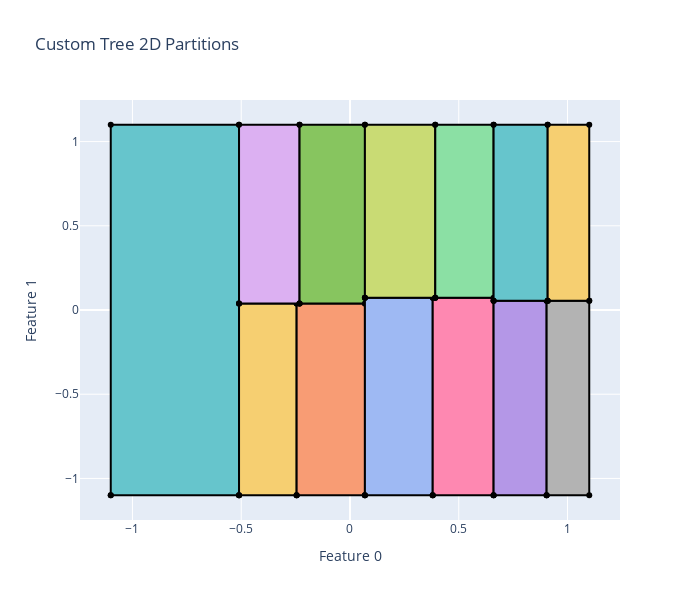
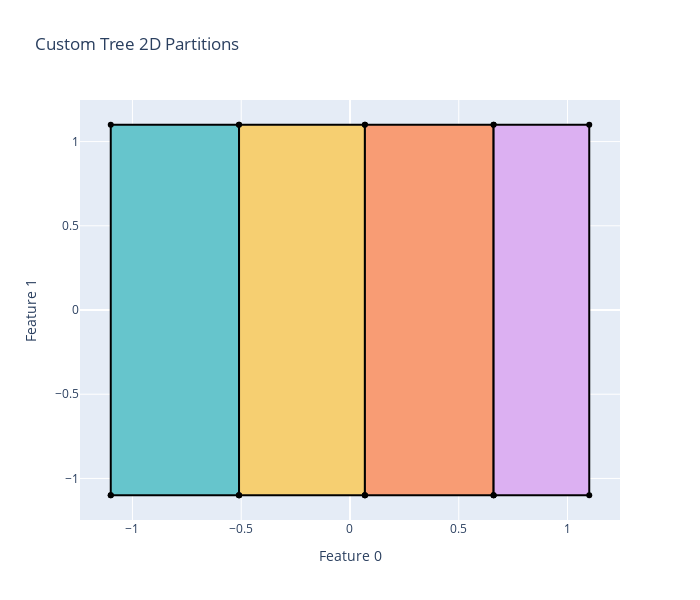
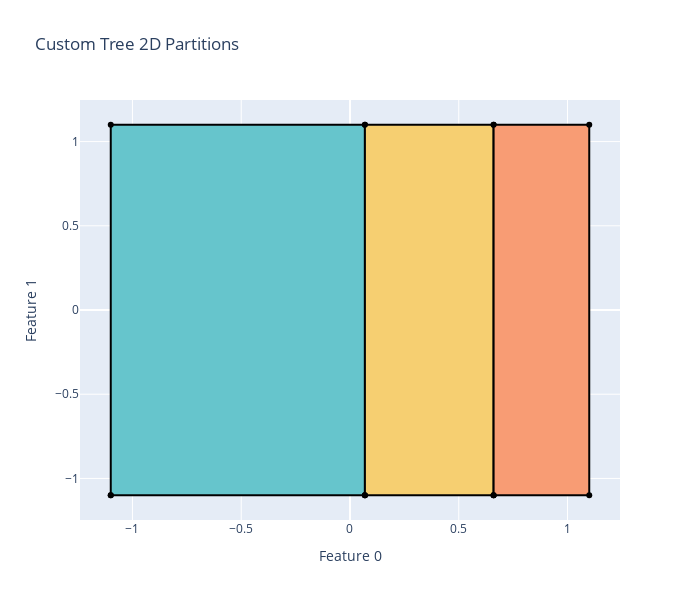
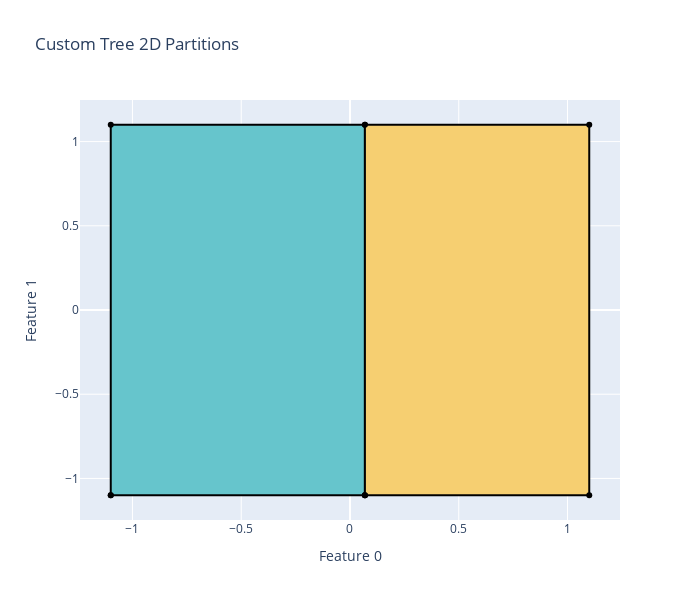

The code cell stored with these charts, in order, in its notebook:
### Code cell
# Create a results list to accumulate all experiments
all_results = []

for system_name in dataset_paths:
    print(f"System Name = {system_name}")
    read_df = pd.read_csv(dataset_paths[system_name])
    read_df_dim = read_df.shape[1]
    X_attribute_count = int(read_df_dim/2)
    Y_class_count = int(read_df_dim/2)
    X_read = read_df.iloc[:, :X_attribute_count].values
    y_read = read_df.iloc[:, X_attribute_count:X_attribute_count + Y_class_count].values
    
    X_train, X_test, y_train, y_test = train_test_split(
        X_read, y_read, test_size=0.3, random_state=42
    )
    
    max_depth_for_experiment = [ 4]# , 6, 8, 10, 15]
    for max_depth_item in max_depth_for_experiment:
        print(f"Max Depth = {max_depth_item}")
        dt_model_tree = DecisionTreeRegressor(
            max_depth= max_depth_item, 
            min_samples_leaf=1,
            random_state=42
        )
        
        dt_model_tree.fit(X_train, y_train)

        NRMSE_Train_Tree = normalized_root_mean_square_error(y_true=y_train, y_pred= dt_model_tree.predict(X_train))
        NRMSE_Test_Tree = normalized_root_mean_square_error(y_true=y_test, y_pred= dt_model_tree.predict(X_test))
        print(f"NRMSE Training using Tree = {NRMSE_Train_Tree}")
        print(f"NRMSE Testing using Tree = {NRMSE_Test_Tree}")


        print("Converting Decision Tree to Custom Tree")
        # Converting Decision Tree Regressor To Custom Tree
        custom_tree = sklearn_tree_to_custom_tree(dt_model_tree, X_train)
        print(f"Number of Nodes = {custom_tree.num_nodes()}\nNumber of Leaves = {custom_tree.num_leaves()}\nDepth of Tree = {custom_tree.compute_max_depth()}")
        print("Optimizing Original Leaves")
        for leaf in custom_tree.get_leaves():
            M_val, m0_val, h_val = gurobi_minimax(
                X_train[leaf.sample_indices],
                y_train[leaf.sample_indices],
            )
        
            leaf.h = h_val
            leaf.M = M_val
            leaf.M_0 = m0_val
        print("Evaluating The Affine Model Tree Before Pruning")
        NRMSE_Train_Affine_before = normalized_root_mean_square_error(y_true=y_train, y_pred= predict_with_minmax_model(custom_tree=custom_tree, X=X_train))
        NRMSE_Test_Affine_before = normalized_root_mean_square_error(y_true=y_test, y_pred= predict_with_minmax_model(custom_tree=custom_tree, X=X_test))
        print(f"NRMSE Training using Affine Before Pruning = {NRMSE_Train_Affine_before}")
        print(f"NRMSE Testing using Affine Before Pruning = {NRMSE_Test_Affine_before}")
        cost_functions = ["basic", "average"]
        alphas = [0.001, 0.01, 0.05, 0.1, 0.5]
        for cost_function_item in cost_functions:
            print(f"Cost Function = {cost_function_item}")
            for alpha in alphas:
                print(f"Selected alpha value = {alpha}")
                tree_copy = copy_custom_tree(custom_tree)
                cost_fn = get_custom_cost_function(alpha, cost_type=cost_function_item)
                print("BEFORE")
                nodes_before = tree_copy.num_nodes()
                print("nodes :", nodes_before)
                leaves_before = tree_copy.num_leaves()
                print("leaves:", leaves_before)
                depth_before = tree_copy.compute_max_depth()
                print("depth :", depth_before)
                global_greedy_prune_with_custom_cost(tree_copy, X_train, y_train, cost_fn, plot_tree_each_iteration=False, alpha = alpha, verbose=False)
                
                print("\nAFTER")
                nodes_after = tree_copy.num_nodes()
                print("nodes :", nodes_after)
                leaves_after = tree_copy.num_leaves()
                print("leaves:", leaves_after)
                depth_after = tree_copy.compute_max_depth()
                print("depth :", depth_after)
                NRMSE_Train_Affine_after = normalized_root_mean_square_error(y_true=y_train, y_pred= predict_with_minmax_model(custom_tree=tree_copy, X=X_train))
                NRMSE_Test_Affine_after = normalized_root_mean_square_error(y_true=y_test, y_pred= predict_with_minmax_model(custom_tree=tree_copy, X=X_test))
                print(f"NRMSE Training using Tree = {NRMSE_Train_Affine_after}")
                print(f"NRMSE Testing using Tree = {NRMSE_Test_Affine_after}")

                visualize_custom_tree(tree=tree_copy, save_path=f"graphs/trees/{system_name}/{max_depth_item}/{cost_function_item}/{system_name}-{alpha}.png")
                plot_tree_partitions_plotly(tree_copy, X_train, save_path=f"graphs/partitions/{system_name}/{max_depth_item}/{cost_function_item}/{system_name}-{alpha}.png")
                # Save results
                all_results.append({
                    "system_name": system_name,
                    "max_depth": max_depth_item,
                    "cost_function": cost_function_item,
                    "alpha": alpha,
                    "nodes_before": nodes_before,
                    "leaves_before": leaves_before,
                    "depth_before": depth_before,
                    "nodes_after": nodes_after,
                    "leaves_after": leaves_after,
                    "depth_after": depth_after,
                    "NRMSE_Train_Tree": NRMSE_Train_Tree,
                    "NRMSE_Test_Tree": NRMSE_Test_Tree,
                    "NRMSE_Train_Affine_before": NRMSE_Train_Affine_before,
                    "NRMSE_Test_Affine_before": NRMSE_Test_Affine_before,
                    "NRMSE_Train_Affine_after": NRMSE_Train_Affine_after,
                    "NRMSE_Test_Affine_after": NRMSE_Test_Affine_after
                })

# Save all results to CSV and JSON for future analysis
results_df = pd.DataFrame(all_results)
results_csv_path = "custom_tree_experiments_results.csv"
results_json_path = "custom_tree_experiments_results.json"

results_df.to_csv(results_csv_path, index=False)
results_df.to_json(results_json_path, orient="records", lines=True)

print(f"Results saved to {results_csv_path} and {results_json_path}")

### Figure 1 — Plotly figure (JSON) as saved in the notebook; plotly's stock layout.template omitted (floating-point values rounded to 4 significant figures)
{"data": [{"fill": "toself", "fillcolor": "rgb(102, 197, 204)", "line": {"color": "black"}, "name": "Leaf 2", "showlegend": false, "type": "scatter", "x": [-1.1, -0.51, -0.51, -1.1, -1.1], "y": [-1.1, -1.1, 1.1, 1.1, -1.1]}, {"fill": "toself", "fillcolor": "rgb(246, 207, 113)", "line": {"color": "black"}, "name": "Leaf 11", "showlegend": false, "type": "scatter", "x": [-0.51, -0.2453, -0.2453, -0.51, -0.51], "y": [-1.1, -1.1, 0.03838, 0.03838, -1.1]}, {"fill": "toself", "fillcolor": "rgb(248, 156, 116)", "line": {"color": "black"}, "name": "Leaf 12", "showlegend": false, "type": "scatter", "x": [-0.2453, 0.06859, 0.06859, -0.2453, -0.2453], "y": [-1.1, -1.1, 0.03838, 0.03838, -1.1]}, {"fill": "toself", "fillcolor": "rgb(220, 176, 242)", "line": {"color": "black"}, "name": "Leaf 14", "showlegend": false, "type": "scatter", "x": [-0.51, -0.2318, -0.2318, -0.51, -0.51], "y": [0.03838, 0.03838, 1.1, 1.1, 0.03838]}, {"fill": "toself", "fillcolor": "rgb(135, 197, 95)", "line": {"color": "black"}, "name": "Leaf 15", "showlegend": false, "type": "scatter", "x": [-0.2318, 0.06859, 0.06859, -0.2318, -0.2318], "y": [0.03838, 0.03838, 1.1, 1.1, 0.03838]}, {"fill": "toself", "fillcolor": "rgb(158, 185, 243)", "line": {"color": "black"}, "name": "Leaf 19", "showlegend": false, "type": "scatter", "x": [0.06859, 0.3803, 0.3803, 0.06859, 0.06859], "y": [-1.1, -1.1, 0.07228, 0.07228, -1.1]}, {"fill": "toself", "fillcolor": "rgb(254, 136, 177)", "line": {"color": "black"}, "name": "Leaf 20", "showlegend": false, "type": "scatter", "x": [0.3803, 0.6601, 0.6601, 0.3803, 0.3803], "y": [-1.1, -1.1, 0.07228, 0.07228, -1.1]}, {"fill": "toself", "fillcolor": "rgb(201, 219, 116)", "line": {"color": "black"}, "name": "Leaf 22", "showlegend": false, "type": "scatter", "x": [0.06859, 0.392, 0.392, 0.06859, 0.06859], "y": [0.07228, 0.07228, 1.1, 1.1, 0.07228]}, {"fill": "toself", "fillcolor": "rgb(139, 224, 164)", "line": {"color": "black"}, "name": "Leaf 23", "showlegend": false, "type": "scatter", "x": [0.392, 0.6601, 0.6601, 0.392, 0.392], "y": [0.07228, 0.07228, 1.1, 1.1, 0.07228]}, {"fill": "toself", "fillcolor": "rgb(180, 151, 231)", "line": {"color": "black"}, "name": "Leaf 26", "showlegend": false, "type": "scatter", "x": [0.6601, 0.9039, 0.9039, 0.6601, 0.6601], "y": [-1.1, -1.1, 0.05512, 0.05512, -1.1]}, {"fill": "toself", "fillcolor": "rgb(179, 179, 179)", "line": {"color": "black"}, "name": "Leaf 27", "showlegend": false, "type": "scatter", "x": [0.9039, 1.1, 1.1, 0.9039, 0.9039], "y": [-1.1, -1.1, 0.05512, 0.05512, -1.1]}, {"fill": "toself", "fillcolor": "rgb(102, 197, 204)", "line": {"color": "black"}, "name": "Leaf 29", "showlegend": false, "type": "scatter", "x": [0.6601, 0.9087, 0.9087, 0.6601, 0.6601], "y": [0.05512, 0.05512, 1.1, 1.1, 0.05512]}, {"fill": "toself", "fillcolor": "rgb(246, 207, 113)", "line": {"color": "black"}, "name": "Leaf 30", "showlegend": false, "type": "scatter", "x": [0.9087, 1.1, 1.1, 0.9087, 0.9087], "y": [0.05512, 0.05512, 1.1, 1.1, 0.05512]}], "layout": {"height": 600, "title": {"text": "Custom Tree 2D Partitions"}, "width": 700, "xaxis": {"title": {"text": "Feature 0"}}, "yaxis": {"title": {"text": "Feature 1"}}}}

### Figure 2 — Plotly figure (JSON) as saved in the notebook; plotly's stock layout.template omitted (floating-point values rounded to 4 significant figures)
{"data": [{"fill": "toself", "fillcolor": "rgb(102, 197, 204)", "line": {"color": "black"}, "name": "Leaf 2", "showlegend": false, "type": "scatter", "x": [-1.1, -0.51, -0.51, -1.1, -1.1], "y": [-1.1, -1.1, 1.1, 1.1, -1.1]}, {"fill": "toself", "fillcolor": "rgb(246, 207, 113)", "line": {"color": "black"}, "name": "Leaf 9", "showlegend": false, "type": "scatter", "x": [-0.51, 0.06859, 0.06859, -0.51, -0.51], "y": [-1.1, -1.1, 1.1, 1.1, -1.1]}, {"fill": "toself", "fillcolor": "rgb(248, 156, 116)", "line": {"color": "black"}, "name": "Leaf 17", "showlegend": false, "type": "scatter", "x": [0.06859, 0.6601, 0.6601, 0.06859, 0.06859], "y": [-1.1, -1.1, 1.1, 1.1, -1.1]}, {"fill": "toself", "fillcolor": "rgb(220, 176, 242)", "line": {"color": "black"}, "name": "Leaf 24", "showlegend": false, "type": "scatter", "x": [0.6601, 1.1, 1.1, 0.6601, 0.6601], "y": [-1.1, -1.1, 1.1, 1.1, -1.1]}], "layout": {"height": 600, "title": {"text": "Custom Tree 2D Partitions"}, "width": 700, "xaxis": {"title": {"text": "Feature 0"}}, "yaxis": {"title": {"text": "Feature 1"}}}}

### Figure 3 — Plotly figure (JSON) as saved in the notebook; plotly's stock layout.template omitted (floating-point values rounded to 4 significant figures)
{"data": [{"fill": "toself", "fillcolor": "rgb(102, 197, 204)", "line": {"color": "black"}, "name": "Leaf 1", "showlegend": false, "type": "scatter", "x": [-1.1, 0.06859, 0.06859, -1.1, -1.1], "y": [-1.1, -1.1, 1.1, 1.1, -1.1]}, {"fill": "toself", "fillcolor": "rgb(246, 207, 113)", "line": {"color": "black"}, "name": "Leaf 17", "showlegend": false, "type": "scatter", "x": [0.06859, 0.6601, 0.6601, 0.06859, 0.06859], "y": [-1.1, -1.1, 1.1, 1.1, -1.1]}, {"fill": "toself", "fillcolor": "rgb(248, 156, 116)", "line": {"color": "black"}, "name": "Leaf 24", "showlegend": false, "type": "scatter", "x": [0.6601, 1.1, 1.1, 0.6601, 0.6601], "y": [-1.1, -1.1, 1.1, 1.1, -1.1]}], "layout": {"height": 600, "title": {"text": "Custom Tree 2D Partitions"}, "width": 700, "xaxis": {"title": {"text": "Feature 0"}}, "yaxis": {"title": {"text": "Feature 1"}}}}

### Figure 4 — Plotly figure (JSON) as saved in the notebook; plotly's stock layout.template omitted (floating-point values rounded to 4 significant figures)
{"data": [{"fill": "toself", "fillcolor": "rgb(102, 197, 204)", "line": {"color": "black"}, "name": "Leaf 1", "showlegend": false, "type": "scatter", "x": [-1.1, 0.06859, 0.06859, -1.1, -1.1], "y": [-1.1, -1.1, 1.1, 1.1, -1.1]}, {"fill": "toself", "fillcolor": "rgb(246, 207, 113)", "line": {"color": "black"}, "name": "Leaf 16", "showlegend": false, "type": "scatter", "x": [0.06859, 1.1, 1.1, 0.06859, 0.06859], "y": [-1.1, -1.1, 1.1, 1.1, -1.1]}], "layout": {"height": 600, "title": {"text": "Custom Tree 2D Partitions"}, "width": 700, "xaxis": {"title": {"text": "Feature 0"}}, "yaxis": {"title": {"text": "Feature 1"}}}}
